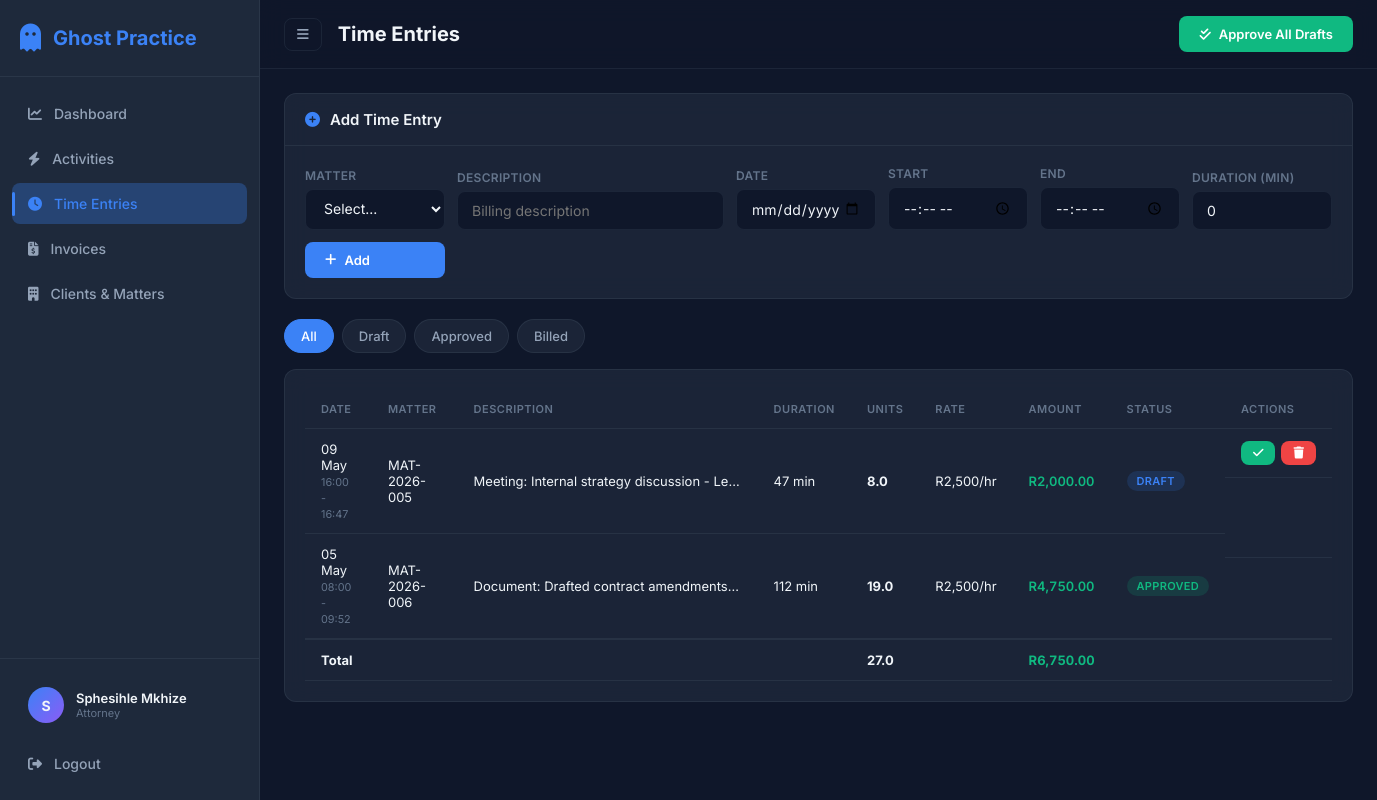
The app's page /time-entries/ (signed in) with its own data.
### models/user.py (models this page shows, shortened)
class User(UserMixin, db.Model):
    __tablename__ = "users"
    id = db.Column(db.Integer, primary_key=True)
    name = db.Column(db.String(120), nullable=False)
    email = db.Column(db.String(120), unique=True, nullable=False)
    password_hash = db.Column(db.String(256), nullable=False)
    role = db.Column(db.String(20), nullable=False, default="attorney")  # attorney / manager
    hourly_rate = db.Column(db.Float, default=2500.00)
    created_at = db.Column(db.DateTime, default=datetime.utcnow)
    activities = db.relationship("Activity", backref="user", lazy="dynamic")
    time_entries = db.relationship("TimeEntry", backref="user", lazy="dynamic")

### models/time_entry.py (models this page shows, shortened)
class TimeEntry(db.Model):
    __tablename__ = "time_entries"
    id = db.Column(db.Integer, primary_key=True)
    activity_id = db.Column(db.Integer, db.ForeignKey("activities.id"), nullable=True)
    user_id = db.Column(db.Integer, db.ForeignKey("users.id"), nullable=False)
    matter_id = db.Column(db.Integer, db.ForeignKey("matters.id"), nullable=False)
    date = db.Column(db.Date, nullable=False, default=datetime.utcnow)
    start_time = db.Column(db.Time, nullable=True)
    end_time = db.Column(db.Time, nullable=True)
    description = db.Column(db.Text, nullable=False)
    duration_minutes = db.Column(db.Float, nullable=False)
    units = db.Column(db.Float, nullable=False)  # duration / 6
    rate = db.Column(db.Float, nullable=False)  # R per hour
    amount = db.Column(db.Float, nullable=False)  # calculated
    status = db.Column(db.String(20), default="draft")  # draft / approved / billed
    created_at = db.Column(db.DateTime, default=datetime.utcnow)

### models/matter.py (models this page shows, shortened)
class Matter(db.Model):
    __tablename__ = "matters"
    id = db.Column(db.Integer, primary_key=True)
    reference = db.Column(db.String(50), unique=True, nullable=False)
    title = db.Column(db.String(200), nullable=False)
    description = db.Column(db.Text)
    client_id = db.Column(db.Integer, db.ForeignKey("clients.id"), nullable=False)
    status = db.Column(db.String(20), default="active")  # active / closed
    created_at = db.Column(db.DateTime, default=datetime.utcnow)
    team = db.relationship("User", secondary=matter_team, backref=db.backref("assigned_matters", lazy="dynamic"))
    activities = db.relationship("Activity", backref="matter", lazy="dynamic")
    time_entries = db.relationship("TimeEntry", backref="matter", lazy="dynamic")
    invoices = db.relationship("Invoice", backref="matter", lazy="dynamic")

### routes/time_entries.py (the view)
@time_entries_bp.route("/")
@login_required
def index():
    status_filter = request.args.get("status", "all")
    query = TimeEntry.query.filter_by(user_id=current_user.id)
    if status_filter != "all":
        query = query.filter_by(status=status_filter)
    entries = query.order_by(TimeEntry.date.desc(), TimeEntry.created_at.desc()).all()
    matters = Matter.query.filter_by(status="active").all()
    return render_template("time_entries.html", entries=entries, matters=matters, status_filter=status_filter)

### app.py (called while the page is built)
def create_app():
    app = Flask(__name__)
    app.config.from_object(Config)
    os.makedirs(os.path.join(app.root_path, "instance"), exist_ok=True)
    db.init_app(app)
    login_manager = LoginManager()
    login_manager.init_app(app)
    login_manager.login_view = "auth.login"
    login_manager.login_message_category = "info"
    from models.user import User
    @login_manager.user_loader
    def load_user(user_id):
        return User.query.get(int(user_id))
    register_blueprints(app)
    with app.app_context():
        db.create_all()
    return app

### templates/time_entries.html (shortened to what this page needs)
{% extends "base.html" %}
{% block page_title %}Time Entries{% endblock %}
{% block topbar_actions %}
{% if entries %}
<form method="POST" action="{{ url_for('time_entries.approve_all') }}" class="inline-form">
    <button type="submit" class="btn btn-success"><i class="fas fa-check-double"></i> Approve All Drafts</button>
</form>
{% endif %}
{% endblock %}
{% block content %}
<div class="page-time-entries">
    <div class="card">
        <div class="card-header"><h3><i class="fas fa-plus-circle"></i> Add Time Entry</h3></div>
        <div class="card-body">
            <form method="POST" action="{{ url_for('time_entries.add') }}" class="form-row">
                <div class="form-group">
                    <label>Matter</label>
                    <select name="matter_id" required>
                        <option value="">Select...</option>
                    </select>
                </div>
                <div class="form-group flex-2">
                    <label>Description</label>
                    <input type="text" name="description" placeholder="Billing description" required>
                </div>
                <div class="form-group">
                    <label>Date</label>
                    <input type="date" name="date" value="{{ today if today else '' }}">
                </div>
                <div class="form-group">
                    <label>Start</label>
                    <input type="time" name="start_time" id="start_time" onchange="calcDur()">
                </div>
                <div class="form-group">
                    <label>End</label>
                    <input type="time" name="end_time" id="end_time" onchange="calcDur()">
                </div>
                <div class="form-group">
                    <label>Duration (min)</label>
                    <input type="number" name="duration" id="duration" min="0" max="600" value="0">
                </div>
                <div class="form-group form-action">
                    <button type="submit" class="btn btn-primary"><i class="fas fa-plus"></i> Add</button>
                </div>
            </form>
        </div>
    </div>
    <div class="filter-bar">
        <a href="{{ url_for('time_entries.index', status='all') }}" class="filter-btn {% if status_filter == 'all' %}active{% endif %}">All</a>
        <a href="{{ url_for('time_entries.index', status='draft') }}" class="filter-btn {% if status_filter == 'draft' %}active{% endif %}">Draft</a>
        <a href="{{ url_for('time_entries.index', status='approved') }}" class="filter-btn {% if status_filter == 'approved' %}active{% endif %}">Approved</a>
        <a href="{{ url_for('time_entries.index', status='billed') }}" class="filter-btn {% if status_filter == 'billed' %}active{% endif %}">Billed</a>
    </div>
    <div class="card">
        <div class="card-body table-responsive">
            {% if entries %}
            <table class="data-table">
                <thead>
                    <tr>
                        <th>Date</th>
                        <th>Matter</th>
                        <th>Description</th>
                        <th>Duration</th>
                        <th>Units</th>
                        <th>Rate</th>
                        <th>Amount</th>
                        <th>Status</th>
                        <th>Actions</th>
                    </tr>
                </thead>
                <tbody>
                    {% for e in entries %}
                    <tr class="fade-in" style="animation-delay: {{ loop.index0 * 0.03 }}s">
                        <td>
                            {{ e.date.strftime('%d %b') }}<br>
                            {% if e.start_time and e.end_time %}
                            <small class="text-muted">{{ e.start_time.strftime('%H:%M') }} - {{ e.end_time.strftime('%H:%M') }}</small>
                            {% endif %}
                        </td>
                        <td>{{ e.matter.reference }}</td>
                        <td class="title-cell">{{ e.description }}</td>
                        <td>{{ e.duration_minutes|int }} min</td>
                        <td><strong>{{ e.units }}</strong></td>
                        <td>R{{ "{:,.0f}".format(e.rate) }}/hr</td>
                        <td class="amount-cell">R{{ "{:,.2f}".format(e.amount) }}</td>
                        <td><span class="status-badge status-{{ e.status }}">{{ e.status }}</span></td>
                        <td class="actions-cell">
                            {% if e.status == 'draft' %}
                            <form method="POST" action="{{ url_for('time_entries.approve', entry_id=e.id) }}" class="inline-form">
                                <button type="submit" class="btn btn-sm btn-success" title="Approve"><i class="fas fa-check"></i></button>
                            </form>
                            <form method="POST" action="{{ url_for('time_entries.delete', entry_id=e.id) }}" class="inline-form">
                                <button type="submit" class="btn btn-sm btn-danger" title="Delete"><i class="fas fa-trash"></i></button>
                            </form>
                            {% endif %}
                        </td>
                    </tr>
                    {% endfor %}
                </tbody>
                <tfoot>
                    <tr>
                        <td colspan="4"><strong>Total</strong></td>
                        <td><strong>{{ entries|sum(attribute='units') }}</strong></td>
                        <td></td>
                        <td class="amount-cell"><strong>R{{ "{:,.2f}".format(entries|sum(attribute='amount')) }}</strong></td>
                        <td colspan="2"></td>
                    </tr>
                </tfoot>
            </table>
            {% else %}
            <div class="empty-state">
                <i class="fas fa-clock"></i>
                <p>No time entries found. Convert activities or add entries manually.</p>
            </div>
            {% endif %}
        </div>
    </div>
</div>
{% endblock %}

### templates/base.html (shortened to what this page needs)
<!DOCTYPE html>
<html lang="en">
<head>
    <link rel="stylesheet" href="https://cdnjs.cloudflare.com/ajax/libs/font-awesome/6.5.1/css/all.min.css">
    <link rel="stylesheet" href="{{ url_for('static', filename='css/style.css') }}">
</head>
<body>
    {% if current_user.is_authenticated %}
    <div class="app-layout">
        <aside class="sidebar" id="sidebar">
            <div class="sidebar-header">
                <div class="logo">
                    <i class="fas fa-ghost"></i>
                    <span>Ghost Practice</span>
                </div>
            </div>
            <nav class="sidebar-nav">
                <a href="{{ url_for('dashboard.index') }}" class="nav-item {% if request.endpoint == 'dashboard.index' %}active{% endif %}">
                    <i class="fas fa-chart-line"></i><span>Dashboard</span>
                </a>
                <a href="{{ url_for('activities.index') }}" class="nav-item {% if request.endpoint and 'activities' in request.endpoint %}active{% endif %}">
                    <i class="fas fa-bolt"></i><span>Activities</span>
                </a>
                <a href="{{ url_for('time_entries.index') }}" class="nav-item {% if request.endpoint and 'time_entries' in request.endpoint %}active{% endif %}">
                    <i class="fas fa-clock"></i><span>Time Entries</span>
                </a>
                <a href="{{ url_for('invoices.index') }}" class="nav-item {% if request.endpoint and 'invoices' in request.endpoint %}active{% endif %}">
                    <i class="fas fa-file-invoice-dollar"></i><span>Invoices</span>
                </a>
                <a href="{{ url_for('clients.index') }}" class="nav-item {% if request.endpoint and 'clients' in request.endpoint %}active{% endif %}">
                    <i class="fas fa-building"></i><span>Clients & Matters</span>
                </a>
            </nav>
            <div class="sidebar-footer">
                <div class="user-info">
                    <div class="user-avatar">{{ current_user.name[0] }}</div>
                    <div class="user-details">
                        <span class="user-name">{{ current_user.name }}</span>
                        <span class="user-role">{{ current_user.role|title }}</span>
                    </div>
                </div>
                <a href="{{ url_for('auth.logout') }}" class="nav-item logout-btn">
                    <i class="fas fa-sign-out-alt"></i><span>Logout</span>
                </a>
            </div>
        </aside>
        <main class="main-content">
            <header class="topbar">
                <button class="sidebar-toggle" onclick="document.getElementById('sidebar').classList.toggle('collapsed')">
                    <i class="fas fa-bars"></i>
                </button>
                <h1 class="page-title">{% block page_title %}Dashboard{% endblock %}</h1>
                <div class="topbar-actions">
                    {% block topbar_actions %}{% endblock %}
                </div>
            </header>
            <div class="content-area">
                {% block content %}{% endblock %}
            </div>
        </main>
    </div>
    {% else %}
        {% block public_content %}{% endblock %}
    {% endif %}
</body>
</html>

### records on screen
User: name "S", name "Sphesihle Mkhize", role "Attorney"
TimeEntry: date "09 May", start_time "16:00", end_time "16:47", matter.reference "MAT-2026-005", description "Meeting: Internal strategy discussion - Le…", duration_minutes "47", units "8.0", rate "2,500", amount "2,000.00", status "DRAFT"
TimeEntry: date "05 May", start_time "08:00", end_time "09:52", matter.reference "MAT-2026-006", description "Document: Drafted contract amendments…", duration_minutes "112", units "19.0", rate "2,500", amount "4,750.00", status "APPROVED"

### other values on screen
{{ entries|sum(attribute='units') }} "27.0"
{{ "{:,.2f}".format(entries|sum(attribute='amount')) }} "6,750.00"
